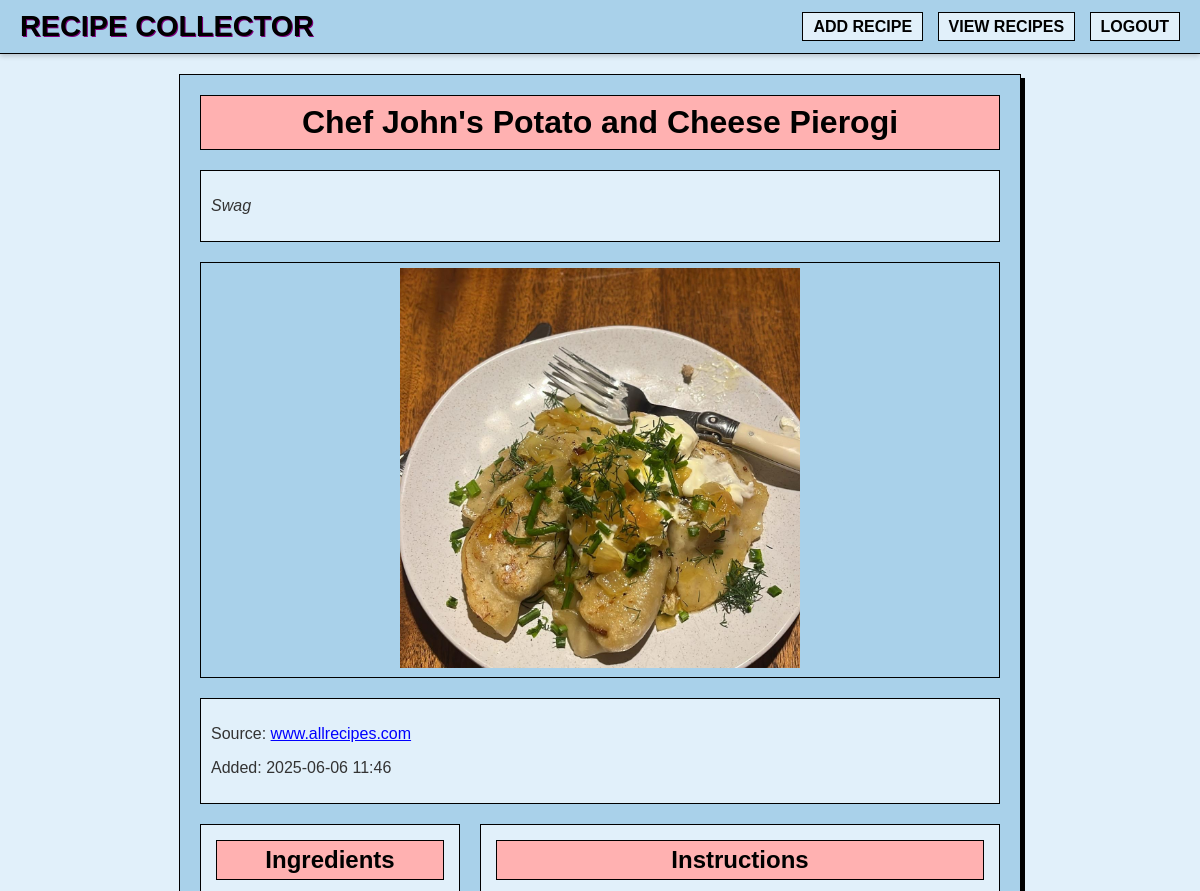
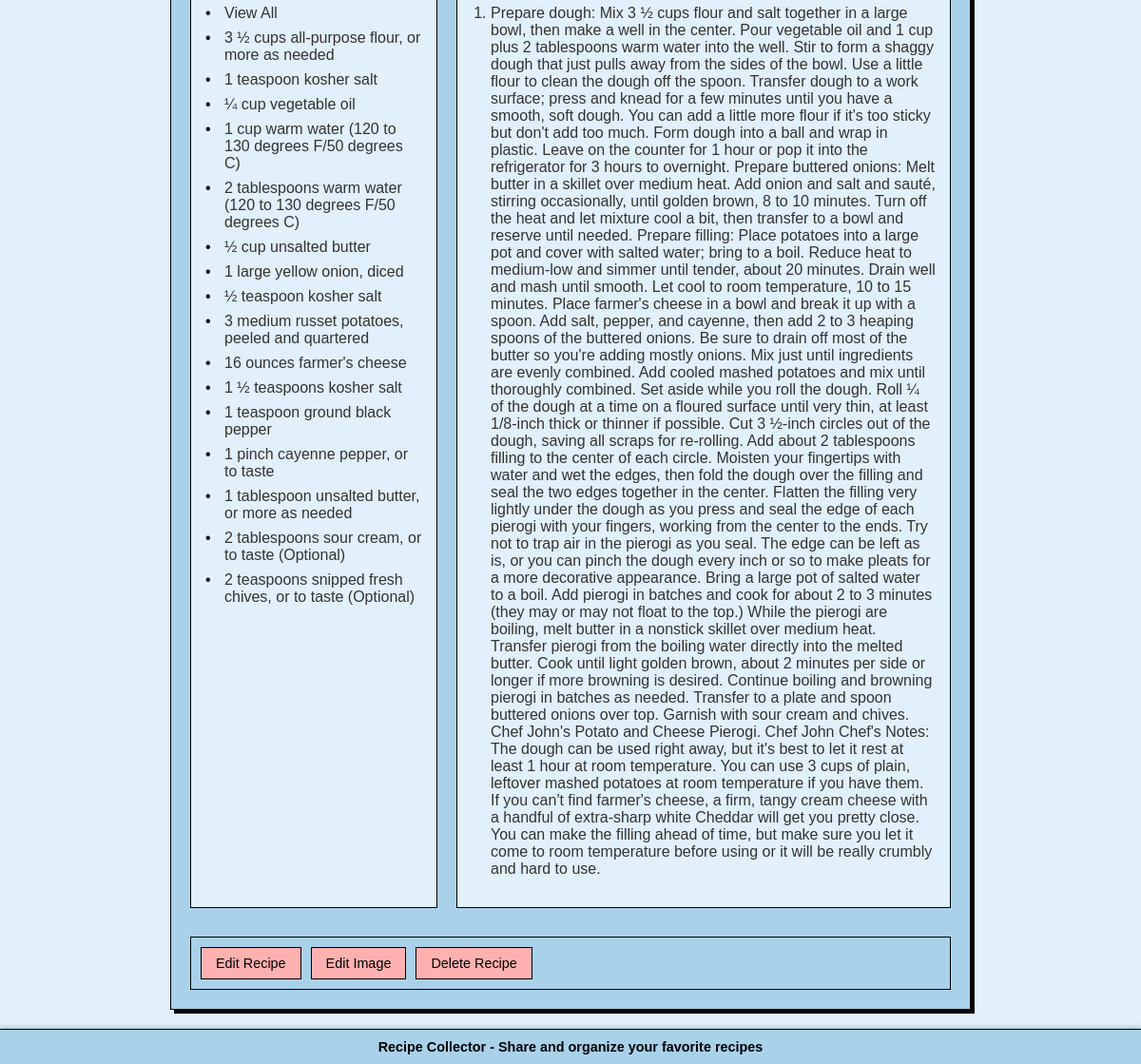
The app's page /recipe/6 (signed in) with its own data (2 pictures, top to bottom).
### app.py (models this page shows, shortened)
class Recipe(db.Model):
    __tablename__ = 'recipe'  # Explicitly set table name
    id = db.Column(db.Integer, primary_key=True)
    title = db.Column(db.String(200), nullable=False)
    ingredients = db.Column(db.Text, nullable=False)
    instructions = db.Column(db.Text, nullable=False)
    source_url = db.Column(db.String(500), nullable=False)
    source_name = db.Column(db.String(200), nullable=False)
    image_url = db.Column(db.String(500), nullable=True)
    created_at = db.Column(db.DateTime, default=datetime.utcnow)
    my_comment = db.Column(db.Text, nullable=True)  # New field for your personal comment

### app.py (the view)
@app.route('/recipe/<int:recipe_id>')
def recipe_detail(recipe_id):
    recipe = Recipe.query.get_or_404(recipe_id)
    return render_template('recipe_detail.html', recipe=recipe, logged_in=session.get('logged_in', False))

### templates/recipe_detail.html (shortened to what this page needs)
{% extends "base.html" %}
{% block content %}
<div class="recipe-detail">
    <h1 class="recipe-detail-title">{{ recipe.title }}</h1>
    {% if recipe.my_comment %}
    <div class="my-recipe-comment">
        <p>{{ recipe.my_comment }}</p>
    </div>
    {% endif %}
    {% if recipe.image_url %}
    <div class="recipe-image">
        <img src="{{ url_for('uploaded_file', filename=recipe.image_url) }}" alt="{{ recipe.title }}">
    </div>
    {% endif %}
    <div class="recipe-info-box">
        <p>Source: <a href="{{ recipe.source_url }}" target="_blank">{{ recipe.source_name }}</a></p>
        <p>Added: {{ recipe.created_at.strftime('%Y-%m-%d %H:%M') }}</p>
    </div>
    <div class="recipe-content-grid">
        <div class="ingredients-box">
            <h2>Ingredients</h2>
            <ul>
                {% for ingredient in recipe.ingredients.split('\n') %}
                <li>{{ ingredient }}</li>
                {% endfor %}
            </ul>
        </div>
        <div class="instructions-box">
            <h2>Instructions</h2>
            <ol>
                {% for instruction in recipe.instructions.split('\n') %}
                <li>{{ instruction }}</li>
                {% endfor %}
            </ol>
        </div>
    </div>
    {% if logged_in %}
    <div class="recipe-actions-box">
        <a href="{{ url_for('edit_recipe', recipe_id=recipe.id) }}" class="btn btn-primary">Edit Recipe</a>
        <a href="{{ url_for('edit_image', recipe_id=recipe.id) }}" class="btn btn-secondary">Edit Image</a>
        <form action="{{ url_for('delete_recipe', recipe_id=recipe.id) }}" method="post" class="d-inline">
            <button type="submit" class="btn btn-danger" onclick="return confirm('Are you sure you want to delete this recipe?')">Delete Recipe</button>
        </form>
    </div>
    {% endif %}
</div>
{% endblock %}

### templates/base.html (style rules this page uses)
body { background-color: #ddeff2; font-family: 'Arial', sans-serif; color: #000; margin: 0; padding: 0; display: flex; flex-direction: column; min-height: 100vh; }

### templates/recipe_detail.html (style rules this page uses)
body { background-color: #e1f0fa; font-family: 'Arial', sans-serif; color: #000; }
.recipe-detail { max-width: 800px; margin: 20px auto; padding: 20px; border: 1px solid #000; background-color: #a9d1ea; box-shadow: 4px 4px #000; }
.recipe-detail-title { color: #000; background-color: #ffb1b1; padding: 8px; border: 1px solid #000; text-align: center; font-weight: bold; font-size: 2em; margin-top: 0; margin-bottom: 20px; }
.my-recipe-comment { margin-top: 10px; margin-bottom: 20px; padding: 10px; background-color: #e1f0fa; border: 1px solid #000; font-style: italic; color: #333; }
.recipe-image { margin: 20px 0; text-align: center; border: 1px solid #000; background-color: #a9d1ea; padding: 5px; }
.recipe-image img { max-width: 100%; max-height: 400px; object-fit: contain; border: none; }
.recipe-info-box { margin: 20px 0; color: #333; background-color: #e1f0fa; padding: 10px; border: 1px solid #000; }
.recipe-info-box a { color: #0000ff; text-decoration: underline; }
.recipe-content-grid { display: grid; grid-template-columns: 1fr 2fr; gap: 20px; margin: 20px 0; }
.ingredients-box, .instructions-box { background-color: #e1f0fa; padding: 15px; border: 1px solid #000; }
.ingredients-box h2, .instructions-box h2 { color: #000; background-color: #ffb1b1; padding: 5px; border: 1px solid #000; text-align: center; font-weight: bold; font-size: 1.5em; margin-top: 0; margin-bottom: 15px; }
.ingredients-box ul { list-style-type: none; padding-left: 0; }
.ingredients-box li { margin-bottom: 8px; padding-left: 20px; position: relative; color: #333; }
.ingredients-box li:before { content: "•"; position: absolute; left: 0; color: #000; }
.instructions-box ol { padding-left: 20px; }
.instructions-box li { margin-bottom: 12px; color: #333; }
.btn { background-color: #ffb1b1; color: #000; padding: 8px 15px; font-size: 0.9em; border: 1px solid #000; border-radius: 0; cursor: pointer; transition: none; font-family: 'Arial', sans-serif; text-decoration: none; display: inline-block; }
.recipe-actions-box { margin-top: 30px; display: flex; gap: 10px; border: 1px solid #000; background-color: #a9d1ea; padding: 10px; }

### records on screen
Recipe: title "Chef John's Potato and Cheese Pierogi", my_comment "Swag", image_url (picture), source_name "www.allrecipes.com", created_at "2025-06-06 11:46", instructions "Prepare dough: Mix 3 ½ cups flour and salt together in a large bowl, then make a well in the center. Pour vegetable oil and 1 cup plus 2 tablespoons warm water into the well. Stir to form a shaggy dough that just pulls away from the sides of the bowl. Use a little flour to clean the dough off the spoon. Transfer dough to a work surface; press and knead for a few minutes until you have a smooth, soft dough. You can add a little more flour if it's too sticky but don't add too much. Form dough into a ball and wrap in plastic. Leave on the counter for 1 hour or pop it into the refrigerator for 3 hours to overnight. Prepare buttered onions: Melt butter in a skillet over medium heat. Add onion…"

### other values on screen
{{ ingredient }} "View All" "3 ½ cups all-purpose flour, or more as needed" "1 teaspoon kosher salt" "¼ cup vegetable oil" "1 cup warm water (120 to 130 degrees F/50 degrees C)" "2 tablespoons warm water (120 to 130 degrees F/50 degrees C)" "½ cup unsalted butter" "1 large yellow onion, diced" "½ teaspoon kosher salt" "3 medium russet potatoes, peeled and quartered" "16 ounces farmer's cheese" "1 ½ teaspoons kosher salt" "1 teaspoon ground black pepper" "1 pinch cayenne pepper, or to taste" "1 tablespoon unsalted butter, or more as needed" "2 tablespoons sour cream, or to taste (Optional)" "2 teaspoons snipped fresh chives, or to taste (Optional)"
